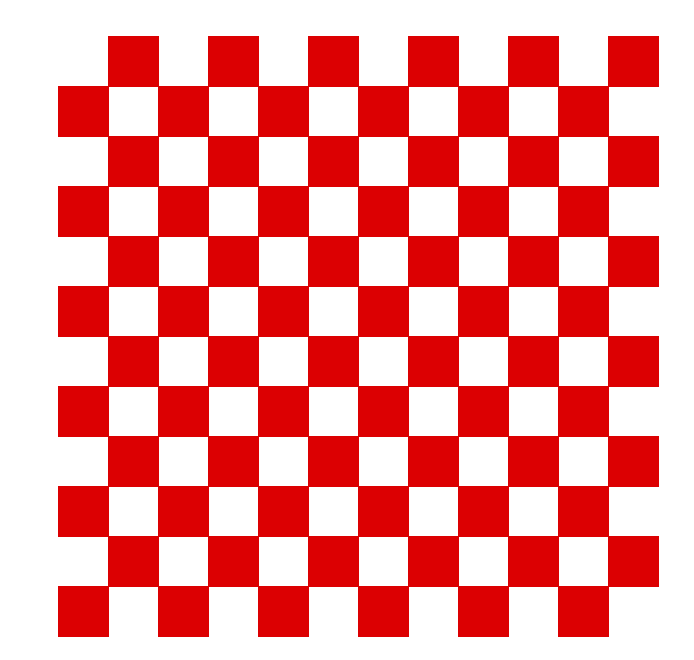

The Python source for this figure:
import os
import turtle
import random
import math
import PIL
from PIL import ImageGrab
from PIL import Image

this_dir = os.getcwd()
bounds = (366, 140, 1060, 800)

c1 = []
c2 = []
colors = 0

reds = ['#ea0606', '#e24141', '#de6565', '#dc9393']
oranges = ['#ffc108', '#f7c450', '#fbd6a5', '#f7e3c8']
yellows = ['#ffe108', '#f7e250' , '#fbf0a5', '#f7f1c8']
greens = ['#06f339', '#64ec81', '#a0e8b0', '#cbe8d2']
blues = ['#0953dc', '#1e60da', '#3d74da', '#6c91d6']
purples = ['#db09dc', '#d51eda', '#a53dda', '#bb80ce']

yellows = ['#ffe108', '#f7e250' , '#fbf0a5', '#f7f1c8']
blue = '#0953dc'
purple = '#db09dc'
white = '#FFFFFF'

amplitude = 100
frequency = math.pi/10
phase = 2

class Square:
    def __init__(self, turt, length, x, y):
        self.turt = turt
        self.length = length
        self.x0 = x
        self.y0 = y

    def setup(self):
        self.turt.penup()
        self.turt.hideturtle()
        self.turt.color('#ea0606')
        self.turt.goto(self.x0, self.y0)

    def draw(self):
        self.turt.pendown()
        self.turt.begin_fill()
        for i in range(0, 360, 90):
            self.turt.setheading(i)
            self.turt.forward(self.length)
        self.turt.end_fill()

class Plaid:
    def __init__(self, length):
        self.turt = turtle.Turtle()
        self.x = -300
        self.y = -300
        self.length = length

    def draw(self):
        self.turt.speed(10)
        step = self.length * 2
        base = True

        for x in range(-300, 300, self.length):
            for y in range(self.y, 300, step):
                square = Square(self.turt, self.length, x, y)
                square.setup()
                square.draw()
            if (base):
                self.y += self.length
            else:
                self.y = -300
            base = not base

def run():
    plaid = Plaid(50)
    plaid.draw()
    img = ImageGrab.grab(bbox=bounds)
    img.save(this_dir + '/tartle21/tart.png', quality=95)
